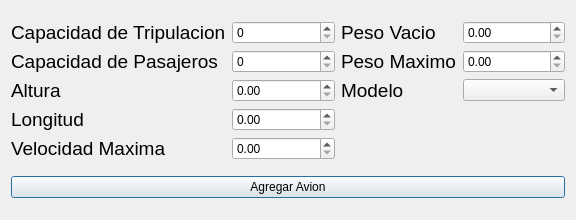
<?xml version="1.0" encoding="UTF-8"?>
<ui version="4.0">
 <class>CrearAvion</class>
 <widget class="QDialog" name="CrearAvion">
  <property name="geometry">
   <rect>
    <x>0</x>
    <y>0</y>
    <width>576</width>
    <height>220</height>
   </rect>
  </property>
  <property name="windowTitle">
   <string>Dialog</string>
  </property>
  <layout class="QVBoxLayout" name="verticalLayout">
   <item>
    <layout class="QGridLayout" name="gridLayout">
     <item row="0" column="0">
      <widget class="QLabel" name="label">
       <property name="font">
        <font>
         <pointsize>14</pointsize>
        </font>
       </property>
       <property name="text">
        <string>Capacidad de Tripulacion</string>
       </property>
      </widget>
     </item>
     <item row="0" column="1">
      <widget class="QSpinBox" name="sp_tripulacion">
       <property name="maximum">
        <number>22</number>
       </property>
      </widget>
     </item>
     <item row="0" column="2">
      <widget class="QLabel" name="label_6">
       <property name="font">
        <font>
         <pointsize>14</pointsize>
        </font>
       </property>
       <property name="text">
        <string>Peso Vacio</string>
       </property>
      </widget>
     </item>
     <item row="0" column="3">
      <widget class="QDoubleSpinBox" name="sp_pesoVacio"/>
     </item>
     <item row="1" column="0">
      <widget class="QLabel" name="label_2">
       <property name="font">
        <font>
         <pointsize>14</pointsize>
        </font>
       </property>
       <property name="text">
        <string>Capacidad de Pasajeros</string>
       </property>
      </widget>
     </item>
     <item row="1" column="1">
      <widget class="QSpinBox" name="sp_pasajeros"/>
     </item>
     <item row="1" column="2">
      <widget class="QLabel" name="label_7">
       <property name="font">
        <font>
         <pointsize>14</pointsize>
        </font>
       </property>
       <property name="text">
        <string>Peso Maximo</string>
       </property>
      </widget>
     </item>
     <item row="1" column="3">
      <widget class="QDoubleSpinBox" name="sp_pesoMaximo"/>
     </item>
     <item row="2" column="0">
      <widget class="QLabel" name="label_3">
       <property name="font">
        <font>
         <pointsize>14</pointsize>
        </font>
       </property>
       <property name="text">
        <string>Altura</string>
       </property>
      </widget>
     </item>
     <item row="2" column="1">
      <widget class="QDoubleSpinBox" name="sp_altura"/>
     </item>
     <item row="2" column="2">
      <widget class="QLabel" name="label_8">
       <property name="font">
        <font>
         <pointsize>14</pointsize>
        </font>
       </property>
       <property name="text">
        <string>Modelo</string>
       </property>
      </widget>
     </item>
     <item row="3" column="0">
      <widget class="QLabel" name="label_4">
       <property name="font">
        <font>
         <pointsize>14</pointsize>
        </font>
       </property>
       <property name="text">
        <string>Longitud</string>
       </property>
      </widget>
     </item>
     <item row="3" column="1">
      <widget class="QDoubleSpinBox" name="sp_longitud"/>
     </item>
     <item row="4" column="0">
      <widget class="QLabel" name="label_5">
       <property name="font">
        <font>
         <pointsize>14</pointsize>
        </font>
       </property>
       <property name="text">
        <string>Velocidad Maxima</string>
       </property>
      </widget>
     </item>
     <item row="4" column="1">
      <widget class="QDoubleSpinBox" name="sp_velocidadMaxima"/>
     </item>
     <item row="2" column="3">
      <widget class="QComboBox" name="comboBox"/>
     </item>
    </layout>
   </item>
   <item>
    <widget class="QPushButton" name="pushButton">
     <property name="text">
      <string>Agregar Avion</string>
     </property>
    </widget>
   </item>
  </layout>
 </widget>
 <resources/>
 <connections/>
</ui>
